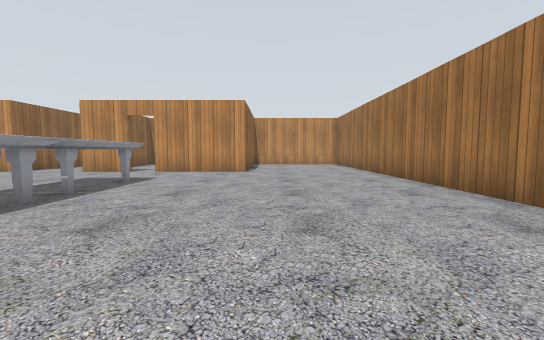
View 1 (above)

16 first-person views from a walk through a world built for the Gazebo simulator. The camera is 0.72 m above the floor, tilts 4° down and sees 90° across. The floor is counted in squares, 1 m on a side. Each view is taken from the middle of a square. On the plan, view 1 faces up. The plan holds only what a view shows up to about 9 squares ahead; the rest is blank. Gazebo's built-in surfaces are drawn with simple patterns.

View 2
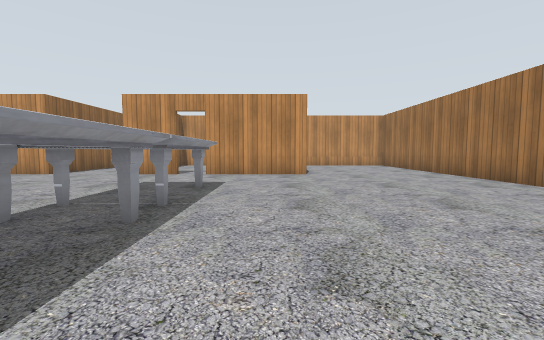

View 3
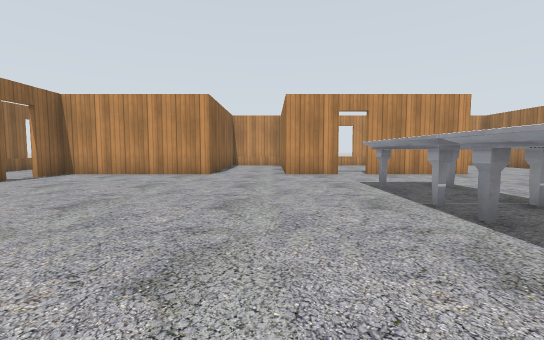

View 4
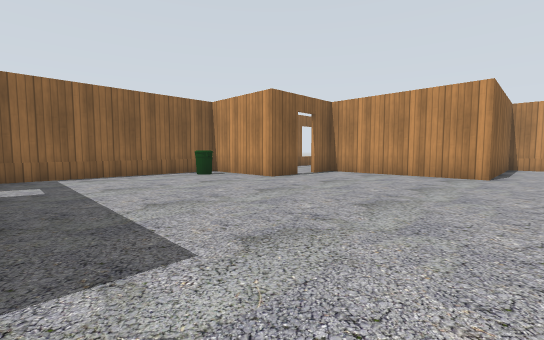

View 5
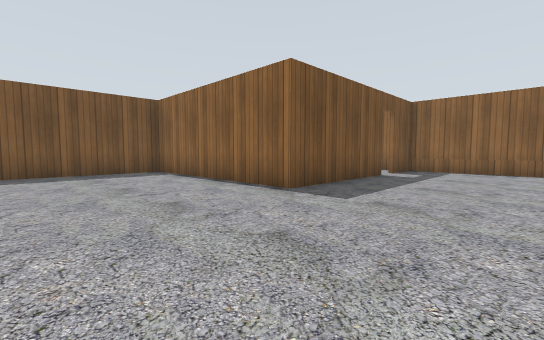

View 6
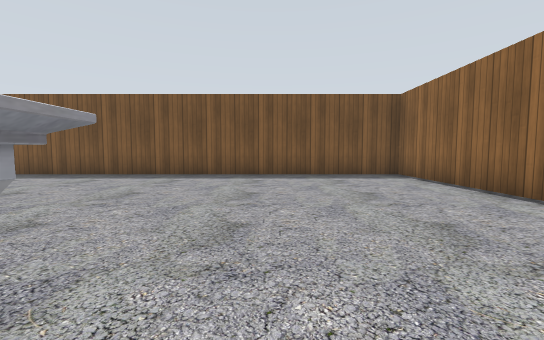

View 7
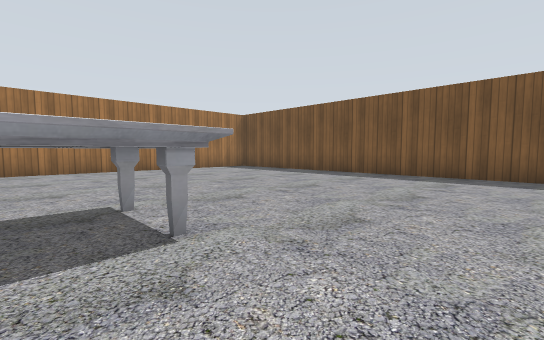

View 8
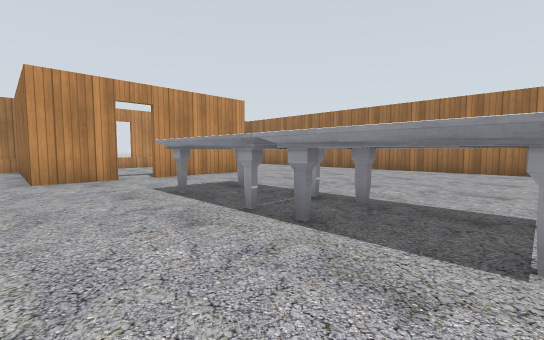

View 9
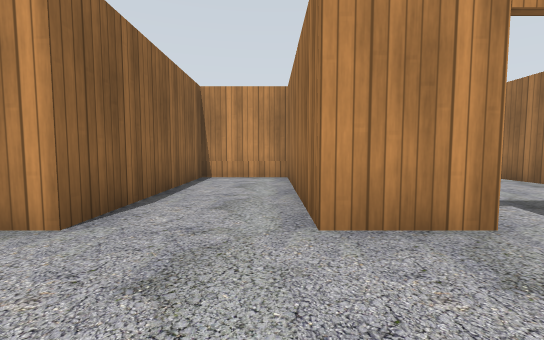

View 10
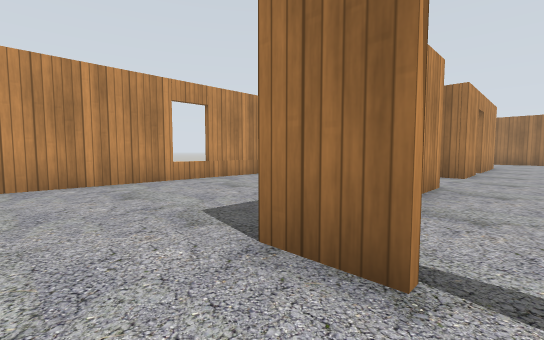

View 11
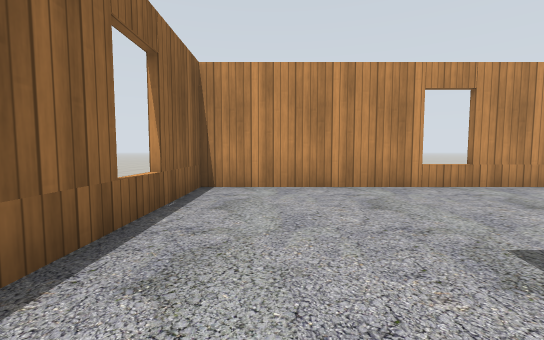

View 12
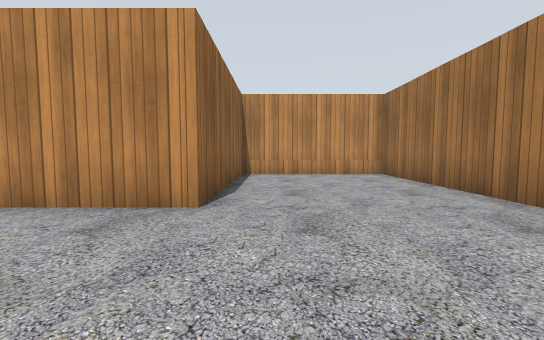

View 13
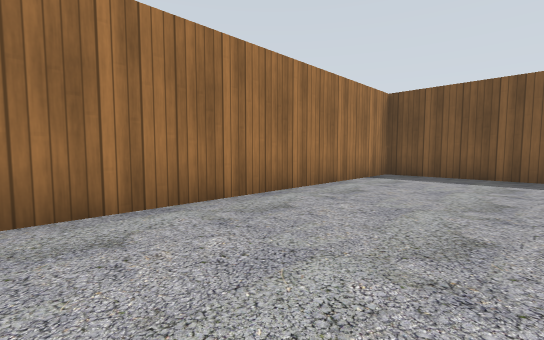

View 14
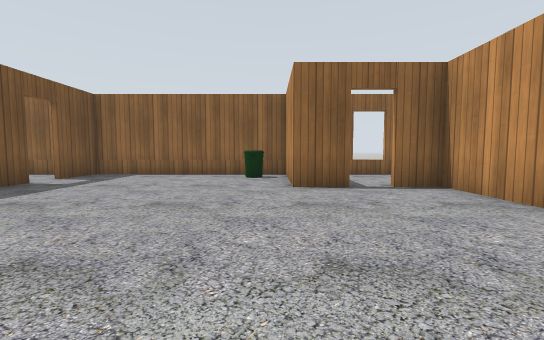

View 15
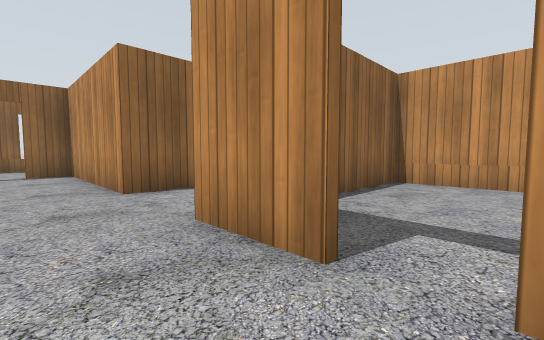

View 16
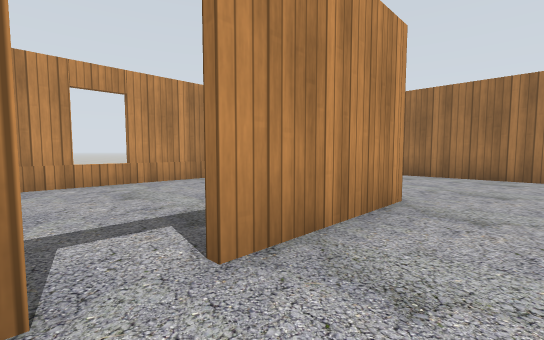

### Floor plan
Points are (right, up) in squares from view 1. A wall is a line through its corners. A room is listed if a view was taken in it or the views show most of it. See-through windows are left out.
Room 1 (views 1, 2, 3, 4, 5, 6, 7, 8, 9, 12, 13, 14, 15, 16)
walls: (-4.9, 9.4) (-6.6, 9.4) (-6.6, 14.4); (-13.4, 7.6) (-13.4, 6.4) (-15.5, 6.4); (-5.9, 14.4) (-8.9, 14.4) (-8.9, 9.4) (-13.4, 9.4) (-13.4, 8.4); (-14.1, 0.6) (-9.9, 0.6) (-9.9, -5.4) (3.4, -5.4) (3.4, 14.4) (-1, 14.4); (-0.9, 14.4) (-0.9, 9.4) (-4.1, 9.4); (-16.4, 6.5) (-16.4, 0.6) (-14.9, 0.6)
ways out: open door at (-13.5, 8) to room 2; open door at (-4.5, 9.5) to room 3; open door at (-14.5, 1)
objects: bin (-16, 5) to (-15, 6); marble table (-5, 2) to (-3, 4); marble table (-5, 5) to (-3, 7)
Room 2 (views 10, 11)
walls: (-13.6, 8.4) (-13.6, 9.6); (-9.1, 14.4) (-16.4, 14.4) (-16.4, 8)
ways out: open door at (-13.5, 8) to room 1
Room 3 (no view inside)
walls: (-1.1, 12.9) (-1.1, 14.1); (-6.4, 14.5) (-6.4, 12); (-1, 14.4) (-5.9, 14.4)
ways out: open door at (-4.5, 9.5) to room 1

Positions as (right, up) in squares from view 1, and headings:
1: (0, 0), facing up
2: (-2, 1), facing up
3: (-7, 1), facing up
4: (-8, 1), facing up-left
5: (-6, 4), facing down-left
6: (-6, 3), facing down
7: (-7, 3), facing down-right
8: (-7, 2), facing up-right
9: (-7, 7), facing up
10: (-15, 8), facing up-right
11: (-15, 9), facing up
12: (0, 6), facing up
13: (0, 3), facing down-right
14: (-8, 6), facing left
15: (-4, 8), facing up-left
16: (-5, 8), facing up-right
